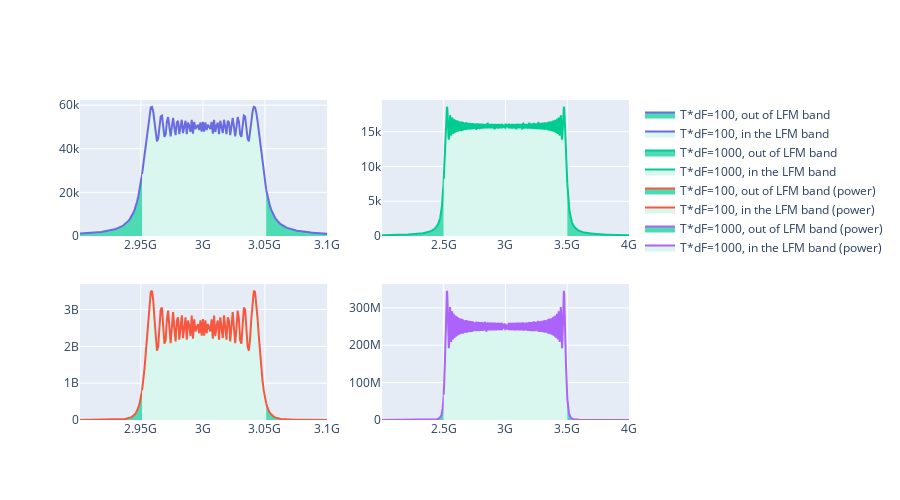

Notebook code for this chart:
### Markdown cell above
You can see now how the LFM signal spectrum depends on the product $T \cdot \Delta F$. The amount of energy that is kept outside of the min to max LFM band slightly varies. We can show it more explicit below:

### Code cell
import copy

import plot_data as pd
from plotly.subplots import make_subplots
import plotly.graph_objects as go

import numpy as np

s1 = pd.LfmSignal(f0=3*(10**9), delta_f=100*(10**6), tu=10**(-12),
                  l_sec=1000*(10**(-9)), s_sec=0, sim_dur=1000*(10**(-9)))
s2 = pd.LfmSignal(f0=3*(10**9), delta_f=1000*(10**6), tu=10**(-12),
                  l_sec=1000*(10**(-9)), s_sec=0, sim_dur=1000*(10**(-9)))

data1 = pd.PlotData(s1.sig.data, s1.sig.fs)
data1.trim_freq(s1.f0 - s1.delta_f, s1.f0 + s1.delta_f)
data1_1 = copy.deepcopy(data1)
data1_2 = copy.deepcopy(data1)
data1_3 = copy.deepcopy(data1)
data1_1.trim_freq(s1.f0 - s1.delta_f, s1.f1)
data1_2.trim_freq(s1.f1, s1.f2)
data1_3.trim_freq(s1.f2, s1.f0 + s1.delta_f)

data2 = pd.PlotData(s2.sig.data, s2.sig.fs)
data2.trim_freq(s2.f0 - s2.delta_f, s2.f0 + s2.delta_f)
data2_1 = copy.deepcopy(data2)
data2_2 = copy.deepcopy(data2)
data2_3 = copy.deepcopy(data2)
data2_1.trim_freq(s2.f0 - s2.delta_f, s2.f1)
data2_2.trim_freq(s2.f1, s2.f2)
data2_3.trim_freq(s2.f2, s2.f0 + s2.delta_f)

fig = make_subplots(rows=2, cols=2)
fig.add_trace(go.Scatter(x=data1_1.freq_domain_x,
                         y=data1_1.freq_domain,
                         line_color="#6A6BE1",
                         fill="tozeroy",
                         fillcolor="#4CDBB3",
                         name='T*dF=100, out of LFM band'), row=1, col=1)
fig.add_trace(go.Scatter(x=data1_2.freq_domain_x,
                         y=data1_2.freq_domain,
                         line_color="#6A6BE1",
                         fill="tozeroy",
                         fillcolor="#D9F7EF",
                         name='T*dF=100, in the LFM band'), row=1, col=1)
fig.add_trace(go.Scatter(x=data1_3.freq_domain_x,
                         y=data1_3.freq_domain,
                         line_color="#6A6BE1",
                         fill="tozeroy",
                         fillcolor="#4CDBB3",
                         showlegend=False), row=1, col=1)

fig.add_trace(go.Scatter(x=data2_1.freq_domain_x,
                         y=data2_1.freq_domain,
                         line_color="#00CC92",
                         fill="tozeroy",
                         fillcolor="#4CDBB3",
                         name='T*dF=1000, out of LFM band'), row=1, col=2)
fig.add_trace(go.Scatter(x=data2_2.freq_domain_x,
                         y=data2_2.freq_domain,
                         line_color="#00CC92",
                         fill="tozeroy",
                         fillcolor="#D9F7EF",
                         name='T*dF=1000, in the LFM band'), row=1, col=2)
fig.add_trace(go.Scatter(x=data2_3.freq_domain_x,
                         y=data2_3.freq_domain,
                         line_color="#00CC92",
                         fill="tozeroy",
                         fillcolor="#4CDBB3",
                         showlegend=False), row=1, col=2)

fig.add_trace(go.Scatter(x=data1_1.freq_domain_x,
                         y=np.power(data1_1.freq_domain, 2),
                         line_color="#F7573F",
                         fill="tozeroy",
                         fillcolor="#4CDBB3",
                         name='T*dF=100, out of LFM band (power)'), row=2, col=1)
fig.add_trace(go.Scatter(x=data1_2.freq_domain_x,
                         y=np.power(data1_2.freq_domain, 2),
                         line_color="#F7573F",
                         fill="tozeroy",
                         fillcolor="#D9F7EF",
                         name='T*dF=100, in the LFM band (power)'), row=2, col=1)
fig.add_trace(go.Scatter(x=data1_3.freq_domain_x,
                         y=np.power(data1_3.freq_domain, 2),
                         line_color="#F7573F",
                         fill="tozeroy",
                         fillcolor="#4CDBB3",
                         showlegend=False), row=2, col=1)

fig.add_trace(go.Scatter(x=data2_1.freq_domain_x,
                         y=np.power(data2_1.freq_domain, 2),
                         line_color="#AC63FB",
                         fill="tozeroy",
                         fillcolor="#4CDBB3",
                         name='T*dF=1000, out of LFM band (power)'), row=2, col=2)
fig.add_trace(go.Scatter(x=data2_2.freq_domain_x,
                         y=np.power(data2_2.freq_domain, 2),
                         line_color="#AC63FB",
                         fill="tozeroy",
                         fillcolor="#D9F7EF",
                         name='T*dF=1000, in the LFM band (power)'), row=2, col=2)
fig.add_trace(go.Scatter(x=data2_3.freq_domain_x,
                         y=np.power(data2_3.freq_domain, 2),
                         line_color="#AC63FB",
                         fill="tozeroy",
                         fillcolor="#4CDBB3",
                         showlegend=False), row=2, col=2)

fig.update_layout(hovermode='x unified', height=500)
fig.update_xaxes(exponentformat="SI")
fig.show()

print(f"For T*dF=100 Pout/Pin="
      f"{100 * 2 * np.sum(np.power(data1_1.freq_domain, 2)) / np.sum(np.power(data1_2.freq_domain, 2)):.2f}%")

print(f"For T*dF=1000 Pout/Pin="
      f"{100 * 2 * np.sum(np.power(data2_1.freq_domain, 2)) / np.sum(np.power(data2_2.freq_domain, 2)):.2f}%")
